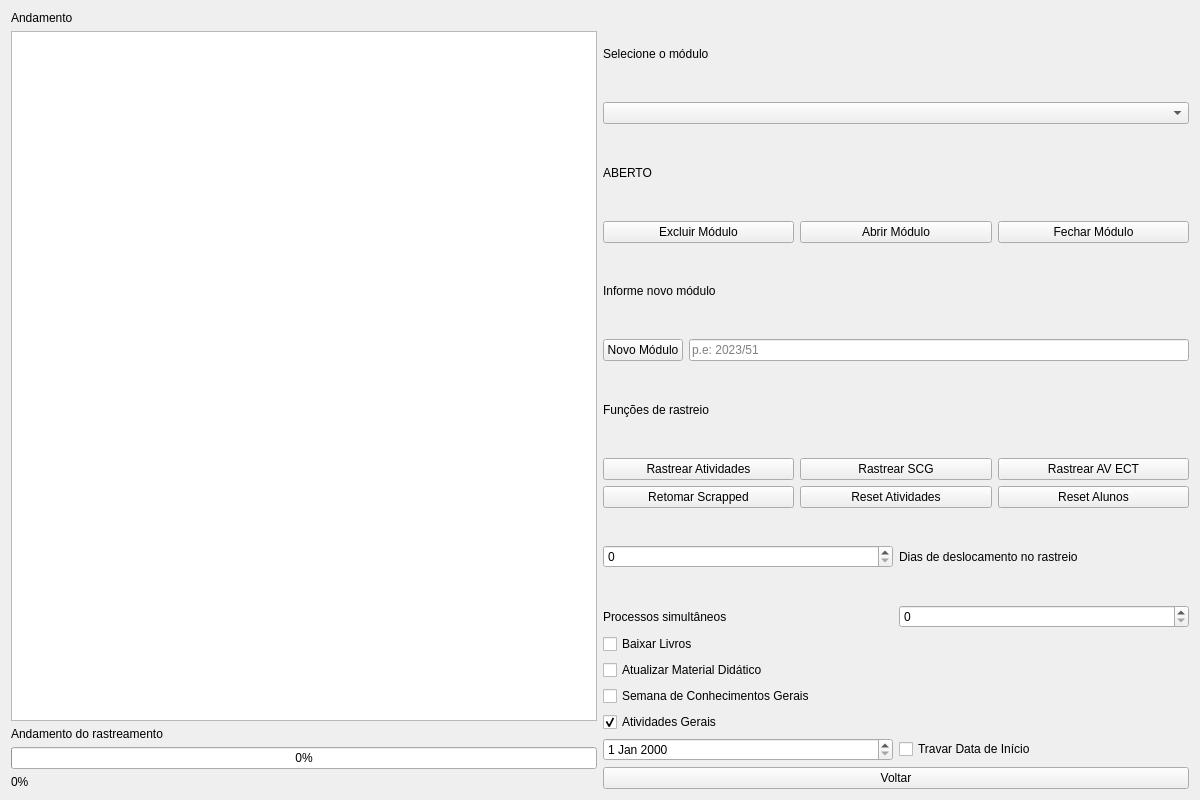
<?xml version="1.0" encoding="UTF-8"?>
<ui version="4.0">
 <class>Atividades</class>
 <widget class="QWidget" name="Atividades">
  <property name="geometry">
   <rect>
    <x>0</x>
    <y>0</y>
    <width>1200</width>
    <height>800</height>
   </rect>
  </property>
  <property name="windowTitle">
   <string>App Papiron</string>
  </property>
  <layout class="QHBoxLayout" name="mainHorizontal">
   <item>
    <layout class="QVBoxLayout" name="leftLayout">
     <item>
      <widget class="QLabel" name="label_4">
       <property name="text">
        <string>Andamento</string>
       </property>
      </widget>
     </item>
     <item>
      <widget class="QListWidget" name="tabela_registro">
       <property name="sizePolicy">
        <sizepolicy hsizetype="Expanding" vsizetype="Expanding">
         <horstretch>0</horstretch>
         <verstretch>0</verstretch>
        </sizepolicy>
       </property>
      </widget>
     </item>
     <item>
      <widget class="QLabel" name="label_7">
       <property name="text">
        <string>Andamento do rastreamento</string>
       </property>
      </widget>
     </item>
     <item>
      <widget class="QProgressBar" name="barra_progresso_rastrear">
       <property name="value">
        <number>0</number>
       </property>
       <property name="textVisible">
        <bool>true</bool>
       </property>
      </widget>
     </item>
     <item>
      <widget class="QLabel" name="label_progresso_valor">
       <property name="text">
        <string>0%</string>
       </property>
      </widget>
     </item>
    </layout>
   </item>
   <item>
    <layout class="QVBoxLayout" name="rightLayout">
     <item>
      <widget class="QLabel" name="label_5">
       <property name="text">
        <string>Selecione o módulo</string>
       </property>
      </widget>
     </item>
     <item>
      <widget class="QComboBox" name="menu_modulos"/>
     </item>
     <item>
      <widget class="QLabel" name="l_situacao_modulo">
       <property name="text">
        <string>ABERTO</string>
       </property>
      </widget>
     </item>
     <item>
      <layout class="QHBoxLayout" name="moduloButtons">
       <item>
        <widget class="QPushButton" name="botao_excluir_modulo">
         <property name="text">
          <string>Excluir Módulo</string>
         </property>
        </widget>
       </item>
       <item>
        <widget class="QPushButton" name="botao_abrir_modulo">
         <property name="text">
          <string>Abrir Módulo</string>
         </property>
        </widget>
       </item>
       <item>
        <widget class="QPushButton" name="botao_fechar_modulo">
         <property name="text">
          <string>Fechar Módulo</string>
         </property>
        </widget>
       </item>
      </layout>
     </item>
     <item>
      <widget class="QLabel" name="label_6">
       <property name="text">
        <string>Informe novo módulo</string>
       </property>
      </widget>
     </item>
     <item>
      <layout class="QHBoxLayout" name="novoModuloLayout">
       <item>
        <widget class="QPushButton" name="botao_novo_modulo">
         <property name="text">
          <string>Novo Módulo</string>
         </property>
        </widget>
       </item>
       <item>
        <widget class="QLineEdit" name="edit_novo_modulo">
         <property name="placeholderText">
          <string>p.e: 2023/51</string>
         </property>
        </widget>
       </item>
      </layout>
     </item>
     <item>
      <widget class="QLabel" name="label_8">
       <property name="text">
        <string>Funções de rastreio</string>
       </property>
      </widget>
     </item>
     <item>
      <layout class="QGridLayout" name="funcoesLayout">
       <item row="0" column="0">
        <widget class="QPushButton" name="botao_rastrear_atividades">
         <property name="text">
          <string>Rastrear Atividades</string>
         </property>
        </widget>
       </item>
       <item row="0" column="1">
        <widget class="QPushButton" name="botao_rastrear_scg">
         <property name="text">
          <string>Rastrear SCG</string>
         </property>
        </widget>
       </item>
       <item row="0" column="2">
        <widget class="QPushButton" name="botao_rastrear_av_ect">
         <property name="text">
          <string>Rastrear AV ECT</string>
         </property>
        </widget>
       </item>
       <item row="1" column="0">
        <widget class="QPushButton" name="botao_retomar_scrapped">
         <property name="text">
          <string>Retomar Scrapped</string>
         </property>
        </widget>
       </item>
       <item row="1" column="1">
        <widget class="QPushButton" name="botao_reset_atividades">
         <property name="text">
          <string>Reset Atividades</string>
         </property>
        </widget>
       </item>
       <item row="1" column="2">
        <widget class="QPushButton" name="botao_reset_alunos">
         <property name="text">
          <string>Reset Alunos</string>
         </property>
        </widget>
       </item>
      </layout>
     </item>
     <item>
      <layout class="QHBoxLayout" name="diasLayout">
       <item>
        <widget class="QSpinBox" name="dias_deslocamento"/>
       </item>
       <item>
        <widget class="QLabel" name="label_9">
         <property name="text">
          <string>Dias de deslocamento no rastreio</string>
         </property>
        </widget>
       </item>
      </layout>
     </item>
     <item>
      <layout class="QHBoxLayout" name="processosLayout">
       <item>
        <widget class="QLabel" name="label_10">
         <property name="text">
          <string>Processos simultâneos</string>
         </property>
        </widget>
       </item>
       <item>
        <widget class="QSpinBox" name="menu_processos"/>
       </item>
      </layout>
     </item>
     <item>
      <widget class="QCheckBox" name="check_baixar_livros">
       <property name="text">
        <string>Baixar Livros</string>
       </property>
      </widget>
     </item>
     <item>
      <widget class="QCheckBox" name="check_atualizar_material">
       <property name="text">
        <string>Atualizar Material Didático</string>
       </property>
      </widget>
     </item>
     <item>
      <widget class="QCheckBox" name="check_semana_conhecimento">
       <property name="text">
        <string>Semana de Conhecimentos Gerais</string>
       </property>
      </widget>
     </item>
     <item>
      <widget class="QCheckBox" name="check_atividades_gerais">
       <property name="text">
        <string>Atividades Gerais</string>
       </property>
       <property name="checked">
        <bool>true</bool>
       </property>
      </widget>
     </item>
     <item>
      <layout class="QHBoxLayout" name="dataLayout">
       <item>
        <widget class="QDateEdit" name="data_inicio_rastreio"/>
       </item>
       <item>
        <widget class="QCheckBox" name="check_travar_data">
         <property name="text">
          <string>Travar Data de Início</string>
         </property>
        </widget>
       </item>
      </layout>
     </item>
     <item>
      <widget class="QPushButton" name="botao_voltar">
       <property name="text">
        <string>Voltar</string>
       </property>
      </widget>
     </item>
    </layout>
   </item>
  </layout>
 </widget>
 <resources/>
 <connections/>
</ui>
